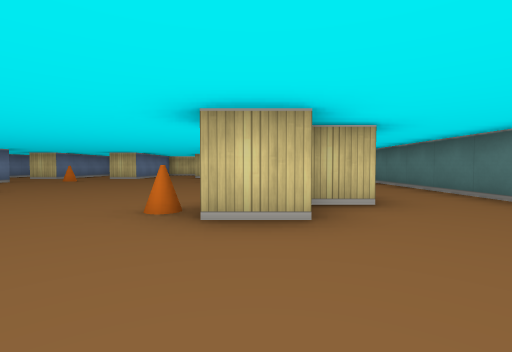
view 1 (above)

22 first-person views from a walk through a cub3D maze. The camera is about half as high as the walls, tilts 2° down and sees 85° across. The floor is counted in squares. Each view is taken from the middle of a square. On the plan, view 1 faces up. The plan holds only what a view shows up to about 9 squares ahead; the rest is blank.

view 2
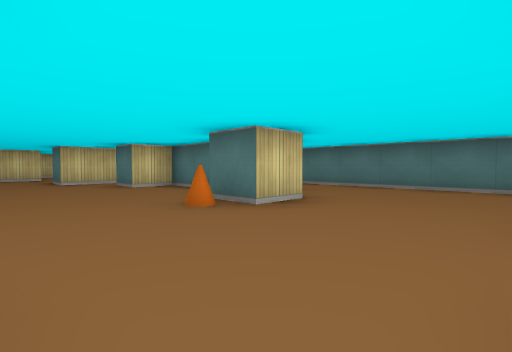

view 3
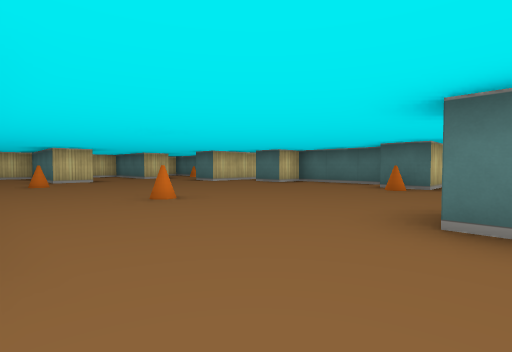

view 4
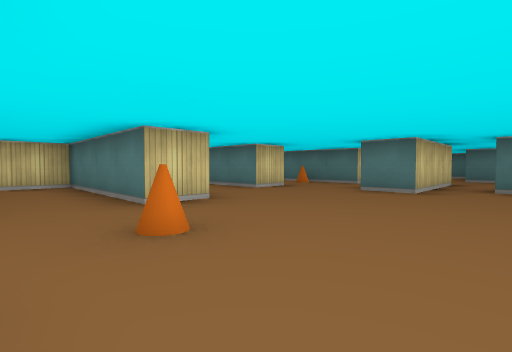

view 5
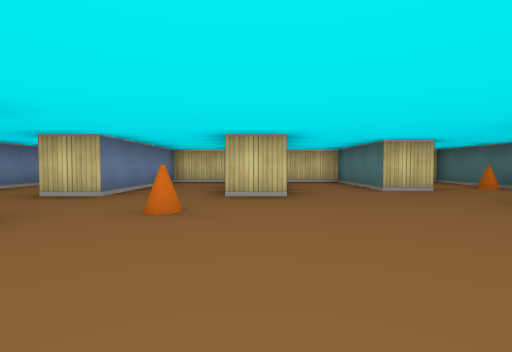

view 6
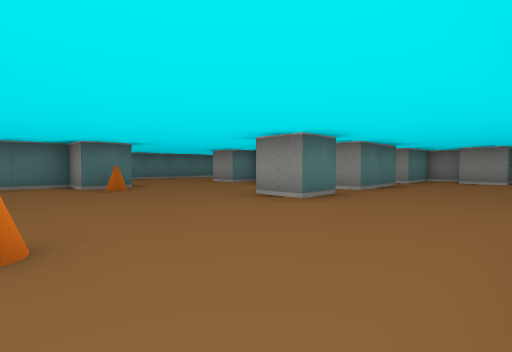

view 7
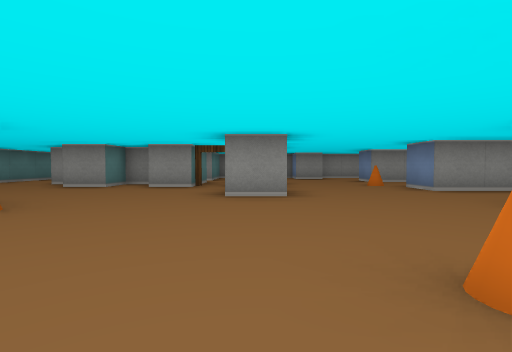

view 8
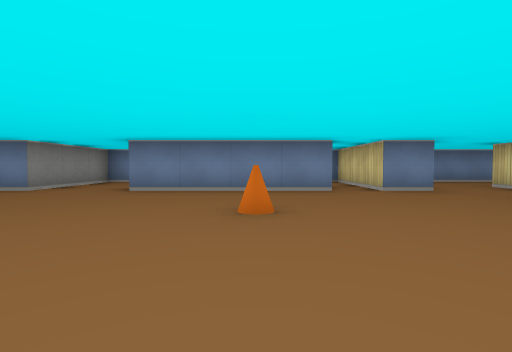

view 9
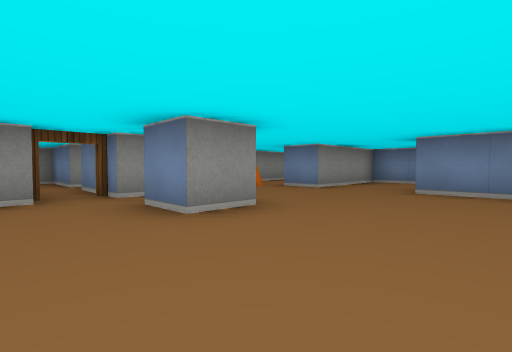

view 10
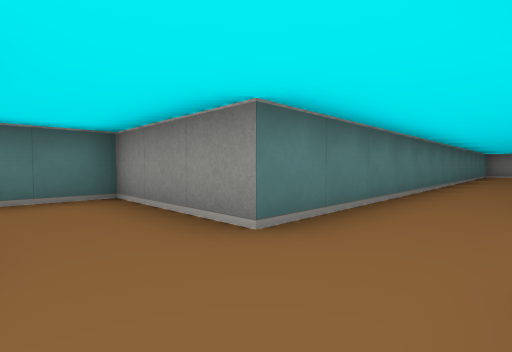

view 11
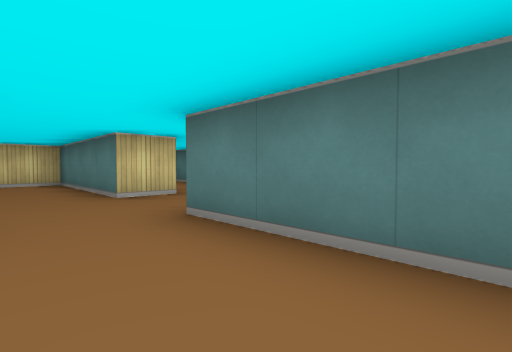

view 12
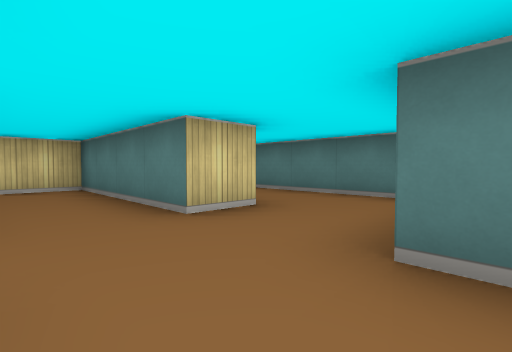

view 13
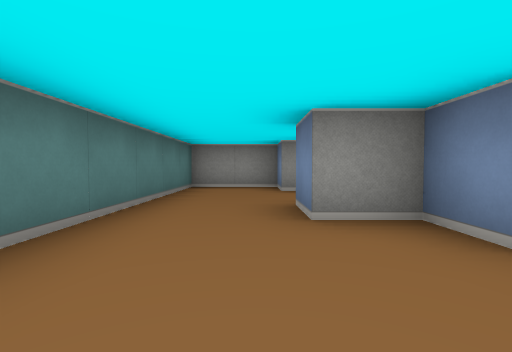

view 14
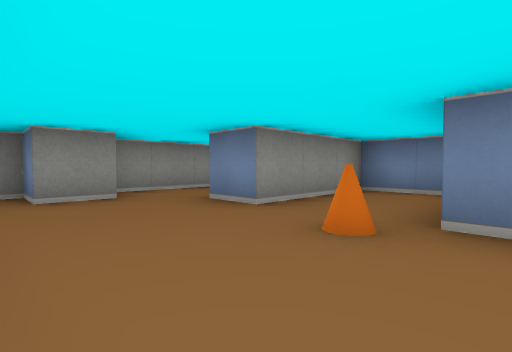

view 15
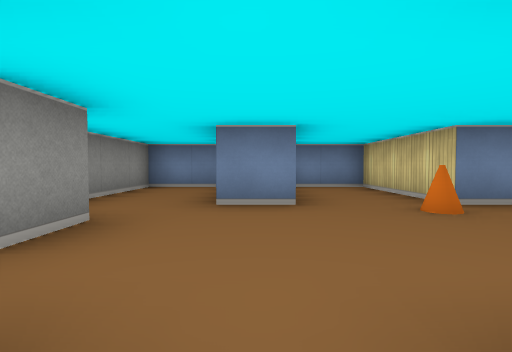

view 16
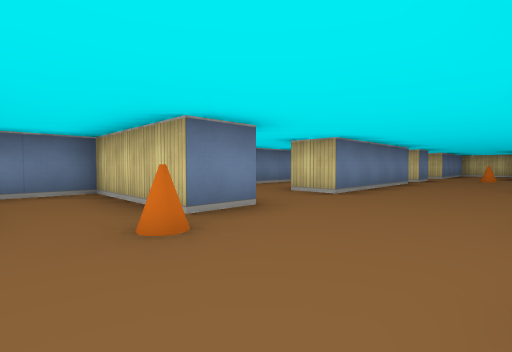

view 17
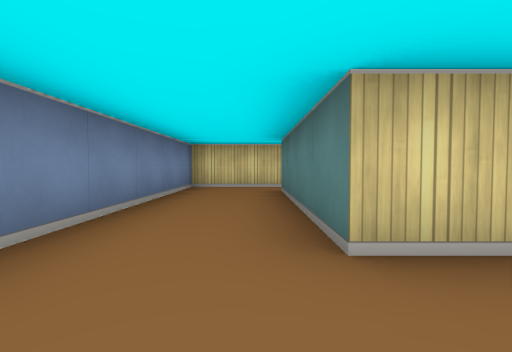

view 18
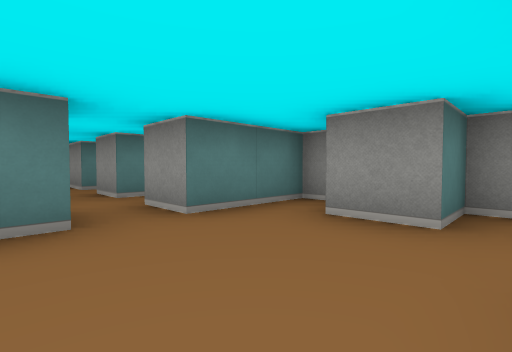

view 19
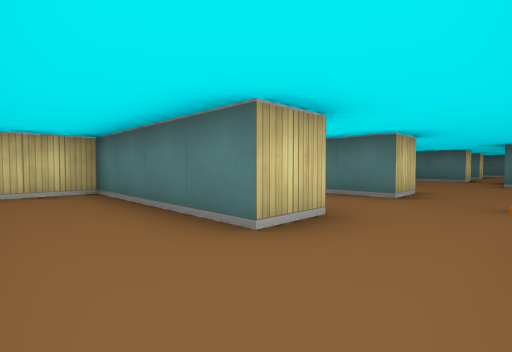

view 20
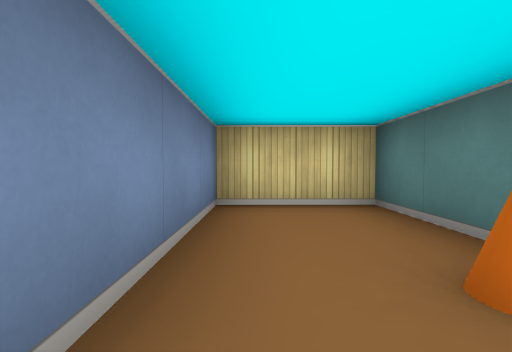

view 21
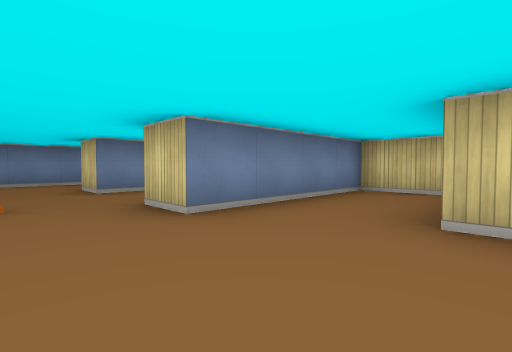

view 22
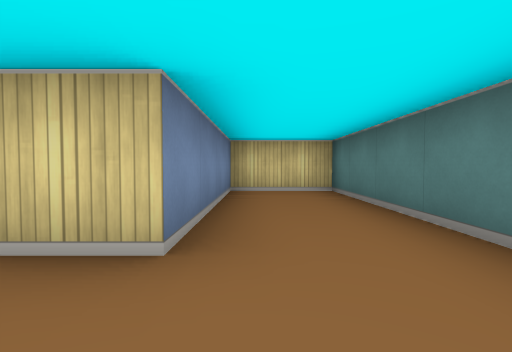

### Floor plan
Ten units are one square. View 1 is at (0, 0); x grows to the right and y downward. Boxes are objects, and circles mark ways between rooms. Rooms are numbered by the first view taken in them; rooms with no view inside come last. Other rooms are left out.
<svg viewBox="-110 -150 180 210">
<path fill="none" stroke="#000" d="M6 -25 -5 -25 -5 -35 5 -35 5 -65 -5 -65 -5 -75M16 -35 5 -35M15 -85 -15 -85 -15 -95M-45 -5 -45 -15 -35 -15 -35 -5M-25 5 -15 5M-75 -66 -75 -25M12 -105 5 -105 5 -145 -15 -145 -15 -115 -25 -115 -25 -145 -45 -145 -45 -105 -55 -105 -55 -145 -75 -145 -75 -105M-75 -85 -75 -75M-11 15 -5 15 -5 5 5 5 5 15 15 15 15 25M-75 -5 -75 5M35 -105 35 -145 22 -145M-45 26 -45 5 -35 5M-6 35 5 35M-75 25 -75 35M15 45 15 55 35 55 35 -85M-105 39 -105 55 -65 55 -65 45 -55 45 -55 55 -45 55 -45 35 -35 35M-75 -25 -85 -25 -85 -64M-75 -75 -105 -75 -105 -5 -75 -5M-75 -105 -85 -105 -85 -145 -99 -145M-105 -131 -105 -92M35 -85 65 -85 65 -145 45 -145 45 -105 35 -105M-75 5 -105 5 -105 25 -75 25M-35 35 -35 55M-25 25 -25 5M-25 40 -25 35 -15 35M-35 5 -35 25"/>
<rect x="-75" y="5" width="10" height="10" fill="#bbb"><title>cone</title></rect>
<rect x="-65" y="-95" width="10" height="10" fill="#bbb"><title>cone</title></rect>
<rect x="-55" y="-55" width="10" height="10" fill="#bbb"><title>cone</title></rect>
<rect x="-15" y="-35" width="10" height="10" fill="#bbb"><title>cone</title></rect>
<rect x="-5" y="-125" width="10" height="10" fill="#bbb"><title>cone</title></rect>
<circle cx="-80" cy="-15" r="3" fill="#2a7"/>
<circle cx="-80" cy="-70" r="3" fill="#2a7"/>
<circle cx="-80" cy="-95" r="3" fill="#2a7"/>
<circle cx="40" cy="-95" r="3" fill="#2a7"/>
<circle cx="-70" cy="20" r="3" fill="#2a7"/>
<circle cx="-10" cy="30" r="3" fill="#2a7"/>
<circle cx="-30" cy="10" r="3" fill="#2a7"/>
<circle cx="-40" cy="30" r="3" fill="#2a7"/>
<text x="-20" y="-50">1</text>
<text x="-90" y="-40">2</text>
<text x="-90" y="-110">3</text>
<text x="50" y="-110">4</text>
<text x="-90" y="20">5</text>
<text x="-30" y="30">6</text>
</svg>
Room 1 opens to room 2. Room 1 opens to room 3. Room 1 opens to room 4. Room 1 opens to room 5. Room 1 opens to room 6.

Where each view was taken, in squares from view 1:
view 1: 0 up, 0 right, facing up
view 2: 0 up, 3 left, facing up-right
view 3: 1 up, 7 left, facing up-right
view 4: 7 up, 7 left, facing up-right
view 5: 6 up, 5 left, facing up
view 6: 5 up, 7 left, facing down-right
view 7: 6 up, 4 left, facing down
view 8: 5 up, 2 left, facing left
view 9: 4 up, 2 left, facing down-left
view 10: 10 up, 2 right, facing down-right
view 11: 6 up, 2 right, facing up-right
view 12: 8 up, 2 right, facing up-right
view 13: 1 up, 2 right, facing down
view 14: 0 up, 5 left, facing down-left
view 15: 3 down, 4 left, facing left
view 16: 2 down, 5 left, facing up-left
view 17: 1 up, 9 left, facing up
view 18: 2 down, 7 left, facing down-right
view 19: 9 up, 10 left, facing up-right
view 20: 11 up, 1 left, facing up
view 21: 9 up, 2 left, facing up-left
view 22: 9 up, 5 right, facing up
